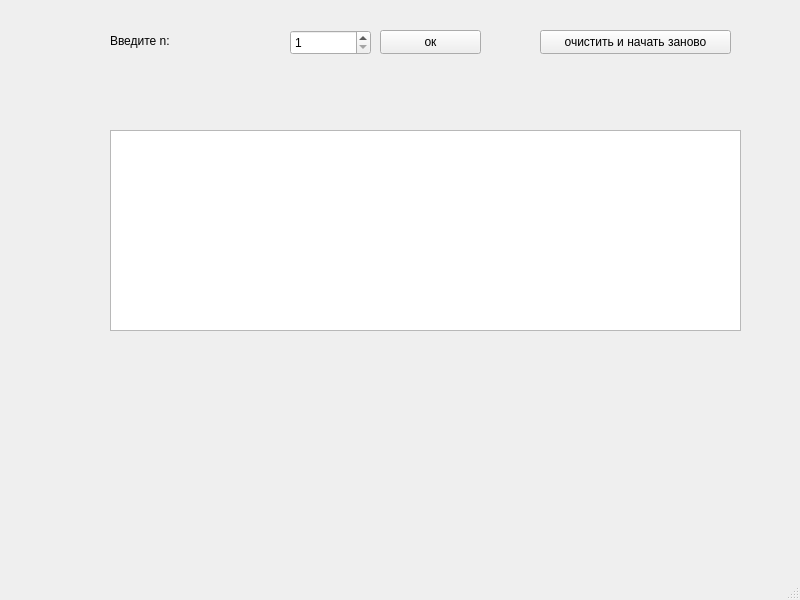
<?xml version="1.0" encoding="UTF-8"?>
<ui version="4.0">
 <class>MainWindow</class>
 <widget class="QMainWindow" name="MainWindow">
  <property name="geometry">
   <rect>
    <x>0</x>
    <y>0</y>
    <width>800</width>
    <height>600</height>
   </rect>
  </property>
  <property name="windowTitle">
   <string>MainWindow</string>
  </property>
  <widget class="QWidget" name="centralwidget">
   <widget class="QPushButton" name="pushButton_enter">
    <property name="geometry">
     <rect>
      <x>380</x>
      <y>30</y>
      <width>101</width>
      <height>24</height>
     </rect>
    </property>
    <property name="text">
     <string>ок</string>
    </property>
   </widget>
   <widget class="QLabel" name="Message">
    <property name="geometry">
     <rect>
      <x>110</x>
      <y>30</y>
      <width>171</width>
      <height>21</height>
     </rect>
    </property>
    <property name="text">
     <string>Введите n:</string>
    </property>
   </widget>
   <widget class="QLabel" name="label_n">
    <property name="geometry">
     <rect>
      <x>119</x>
      <y>90</y>
      <width>121</width>
      <height>16</height>
     </rect>
    </property>
    <property name="text">
     <string/>
    </property>
   </widget>
   <widget class="QPushButton" name="pushButton_restart">
    <property name="geometry">
     <rect>
      <x>540</x>
      <y>30</y>
      <width>191</width>
      <height>24</height>
     </rect>
    </property>
    <property name="text">
     <string>очистить и начать заново</string>
    </property>
   </widget>
   <widget class="QTextEdit" name="textEdit">
    <property name="enabled">
     <bool>true</bool>
    </property>
    <property name="geometry">
     <rect>
      <x>110</x>
      <y>130</y>
      <width>631</width>
      <height>201</height>
     </rect>
    </property>
    <property name="autoFillBackground">
     <bool>false</bool>
    </property>
    <property name="readOnly">
     <bool>true</bool>
    </property>
   </widget>
   <widget class="QSpinBox" name="spinBox">
    <property name="geometry">
     <rect>
      <x>290</x>
      <y>30</y>
      <width>81</width>
      <height>25</height>
     </rect>
    </property>
    <property name="minimum">
     <number>1</number>
    </property>
    <property name="maximum">
     <number>2147483647</number>
    </property>
   </widget>
  </widget>
  <widget class="QMenuBar" name="menubar">
   <property name="geometry">
    <rect>
     <x>0</x>
     <y>0</y>
     <width>800</width>
     <height>22</height>
    </rect>
   </property>
  </widget>
  <widget class="QStatusBar" name="statusbar"/>
 </widget>
 <resources/>
 <connections/>
</ui>
